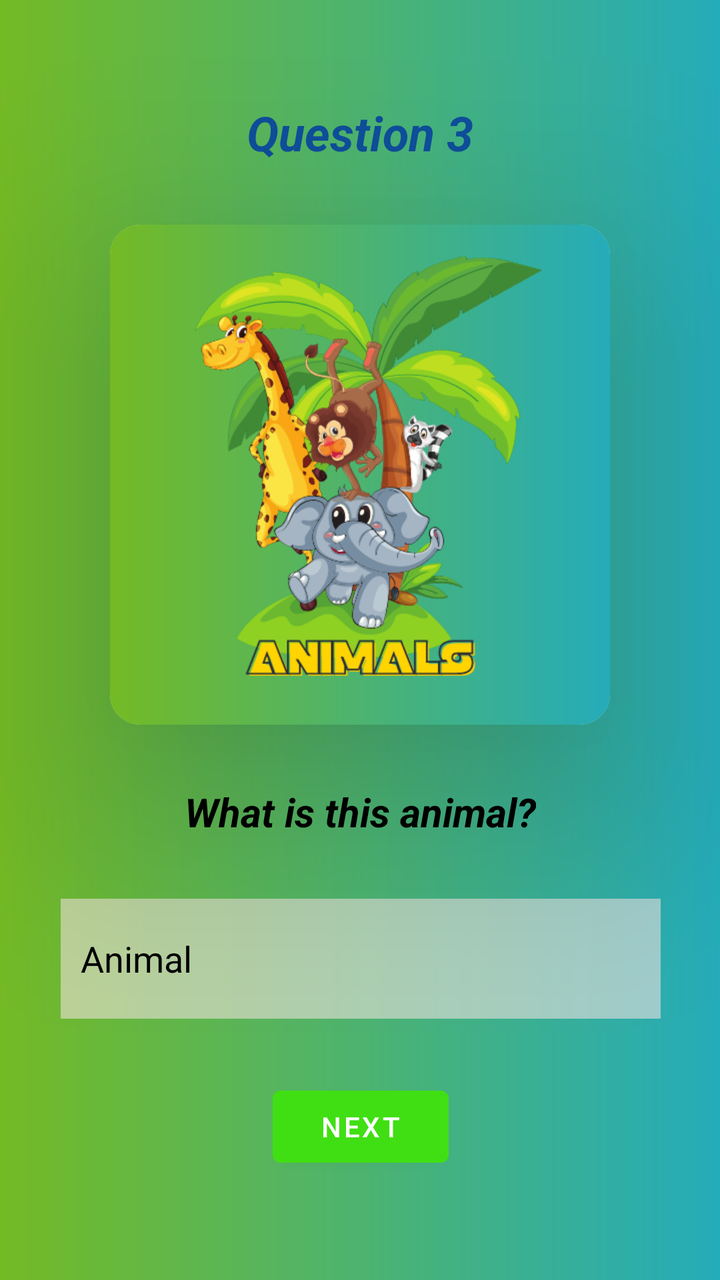
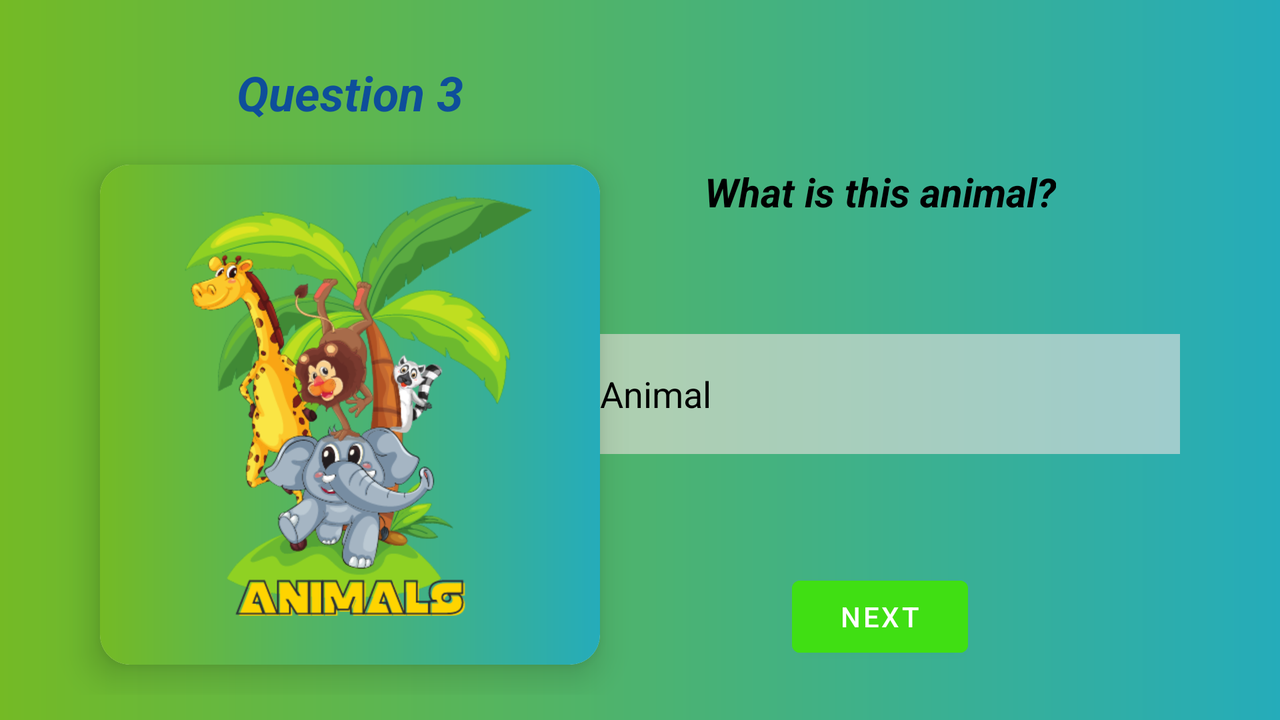

Compare how this app lays out the same screen by default and in its alternative resource folder. The renders come first, then the two layout files and the values they reference.
<!-- AndroidManifest.xml: application theme Theme.QuizzesForKids3 -->
<!-- res/layout/activity_third_animals_question.xml -->
<?xml version="1.0" encoding="utf-8"?>
<ScrollView xmlns:android="http://schemas.android.com/apk/res/android"
    xmlns:app="http://schemas.android.com/apk/res-auto"
    xmlns:tools="http://schemas.android.com/tools"
    android:layout_width="match_parent"
    android:layout_height="match_parent"
    android:background="@drawable/background_3">

    <androidx.constraintlayout.widget.ConstraintLayout
        android:layout_width="match_parent"
        android:layout_height="wrap_content"
        android:background="@drawable/background_3"
        tools:context=".ThirdAnimalsQuestionActivity">

        <TextView
            android:id="@+id/textView"
            android:layout_width="wrap_content"
            android:layout_height="wrap_content"
            android:layout_marginTop="30dp"
            android:text="What is this animal?"
            android:textColor="#000000"
            android:textColorHint="#000000"
            android:textSize="20sp"
            android:textStyle="bold|italic"
            app:layout_constraintEnd_toEndOf="@+id/cardView"
            app:layout_constraintStart_toStartOf="@+id/cardView"
            app:layout_constraintTop_toBottomOf="@+id/cardView" />

        <EditText
            android:id="@+id/animalInput3"
            android:layout_width="300dp"
            android:layout_height="60dp"
            android:layout_marginTop="30dp"
            android:background="#90ffffff"
            android:backgroundTint="#F8E4E4"
            android:ems="10"
            android:hint="Animal"
            android:inputType="textPersonName"
            android:paddingStart="10dp"
            android:textColorHint="#000000"
            app:layout_constraintEnd_toEndOf="@+id/textView"
            app:layout_constraintStart_toStartOf="@+id/textView"
            app:layout_constraintTop_toBottomOf="@+id/textView" />

        <Button
            android:id="@+id/nextButton3"
            android:layout_width="wrap_content"
            android:layout_height="wrap_content"
            android:layout_marginTop="30dp"
            android:layout_marginBottom="15dp"
            android:backgroundTint="#40DF13"
            android:text="Next"
            app:layout_constraintBottom_toBottomOf="parent"
            app:layout_constraintEnd_toEndOf="@+id/animalInput3"
            app:layout_constraintStart_toStartOf="@+id/animalInput3"
            app:layout_constraintTop_toBottomOf="@+id/animalInput3" />

        <androidx.cardview.widget.CardView
            android:id="@+id/cardView"
            android:layout_width="250dp"
            android:layout_height="250dp"
            android:layout_marginTop="30dp"
            app:cardCornerRadius="15dp"
            app:cardElevation="60dp"
            app:layout_constraintEnd_toEndOf="parent"
            app:layout_constraintStart_toStartOf="parent"
            app:layout_constraintTop_toBottomOf="@+id/textView2">

            <LinearLayout
                android:layout_width="250dp"
                android:layout_height="250dp"
                android:layout_gravity="center_vertical|center_horizontal"
                android:background="@drawable/background_3"
                android:gravity="center"
                android:orientation="vertical">

                <ImageView
                    android:id="@+id/animalImage3"
                    android:layout_width="250dp"
                    android:layout_height="250dp"
                    app:srcCompat="@drawable/animals" />
            </LinearLayout>
        </androidx.cardview.widget.CardView>

        <TextView
            android:id="@+id/textView2"
            android:layout_width="wrap_content"
            android:layout_height="wrap_content"
            android:layout_marginTop="50dp"
            android:text="Question 3"
            android:textColor="#0E4E9A"
            android:textSize="24sp"
            android:textStyle="bold|italic"
            app:layout_constraintEnd_toEndOf="parent"
            app:layout_constraintStart_toStartOf="parent"
            app:layout_constraintTop_toTopOf="parent" />
    </androidx.constraintlayout.widget.ConstraintLayout>
</ScrollView>
<!-- resources referenced by this layout -->
<resources>
  <!-- drawable animals: png bitmap (drawable, 107412 bytes) -->
  <!-- drawable background_3 (drawable) -->
  <?xml version="1.0" encoding="utf-8"?>
  <shape xmlns:android="http://schemas.android.com/apk/res/android">
      <gradient
          android:startColor="#74BA25"
          android:angle="0"
          android:endColor="#25ACBA" />
  </shape>
  <style name="Theme.QuizzesForKids3" parent="Theme.MaterialComponents.DayNight.DarkActionBar">
          
          <item name="colorPrimary">@color/purple_500</item>
          <item name="colorPrimaryVariant">@color/purple_700</item>
          <item name="colorOnPrimary">@color/white</item>
          
          <item name="colorSecondary">@color/teal_200</item>
          <item name="colorSecondaryVariant">@color/teal_700</item>
          <item name="colorOnSecondary">@color/black</item>
          
          <item name="android:statusBarColor">?attr/colorPrimaryVariant</item>
          
      </style>
</resources>
<!-- res/layout-land/activity_third_animals_question.xml (the repository's variant of the layout above) -->
<!-- drawn on the phone turned sideways -->
<?xml version="1.0" encoding="utf-8"?>
<ScrollView xmlns:android="http://schemas.android.com/apk/res/android"
    xmlns:app="http://schemas.android.com/apk/res-auto"
    xmlns:tools="http://schemas.android.com/tools"
    android:layout_width="match_parent"
    android:layout_height="match_parent"
    android:background="@drawable/background_3">

    <androidx.constraintlayout.widget.ConstraintLayout
        android:layout_width="match_parent"
        android:layout_height="wrap_content"
        android:background="@drawable/background_3"
        tools:context=".ThirdAnimalsQuestionActivity">

        <TextView
            android:id="@+id/textView"
            android:layout_width="wrap_content"
            android:layout_height="wrap_content"
            android:text="What is this animal?"
            android:textColor="#000000"
            android:textColorHint="#000000"
            android:textSize="20sp"
            android:textStyle="bold|italic"
            app:layout_constraintEnd_toEndOf="@+id/animalInput3"
            app:layout_constraintStart_toStartOf="@+id/animalInput3"
            app:layout_constraintTop_toTopOf="@+id/cardView2" />

        <EditText
            android:id="@+id/animalInput3"
            android:layout_width="300dp"
            android:layout_height="60dp"
            android:layout_marginTop="30dp"
            android:layout_marginEnd="50dp"
            android:layout_marginBottom="30dp"
            android:background="#90ffffff"
            android:backgroundTint="#F8E4E4"
            android:ems="10"
            android:hint="Animal"
            android:inputType="textPersonName"
            android:paddingStart="10dp"
            android:textColorHint="#000000"
            app:layout_constraintBottom_toTopOf="@+id/nextButton3"
            app:layout_constraintEnd_toEndOf="parent"
            app:layout_constraintTop_toBottomOf="@+id/textView" />

        <Button
            android:id="@+id/nextButton3"
            android:layout_width="wrap_content"
            android:layout_height="wrap_content"
            android:backgroundTint="#40DF13"
            android:text="Next"
            app:layout_constraintBottom_toBottomOf="@+id/cardView2"
            app:layout_constraintEnd_toEndOf="@+id/animalInput3"
            app:layout_constraintStart_toStartOf="@+id/animalInput3" />

        <androidx.cardview.widget.CardView
            android:id="@+id/cardView2"
            android:layout_width="250dp"
            android:layout_height="250dp"
            android:layout_marginStart="50dp"
            android:layout_marginTop="20dp"
            android:layout_marginBottom="15dp"
            app:cardCornerRadius="15dp"
            app:cardElevation="10dp"
            app:layout_constraintBottom_toBottomOf="parent"
            app:layout_constraintStart_toStartOf="parent"
            app:layout_constraintTop_toBottomOf="@+id/textView2">

            <LinearLayout
                android:layout_width="250dp"
                android:layout_height="250dp"
                android:layout_gravity="center_vertical|center_horizontal"
                android:background="@drawable/background_3"
                android:gravity="center"
                android:orientation="vertical">

                <ImageView
                    android:id="@+id/animalImage3"
                    android:layout_width="250dp"
                    android:layout_height="250dp"
                    app:srcCompat="@drawable/animals" />
            </LinearLayout>
        </androidx.cardview.widget.CardView>

        <TextView
            android:id="@+id/textView2"
            android:layout_width="wrap_content"
            android:layout_height="wrap_content"
            android:layout_marginTop="30dp"
            android:text="Question 3"
            android:textColor="#0E4E9A"
            android:textSize="24sp"
            android:textStyle="bold|italic"
            app:layout_constraintEnd_toEndOf="@+id/cardView2"
            app:layout_constraintStart_toStartOf="@+id/cardView2"
            app:layout_constraintTop_toTopOf="parent" />
    </androidx.constraintlayout.widget.ConstraintLayout>
</ScrollView>
